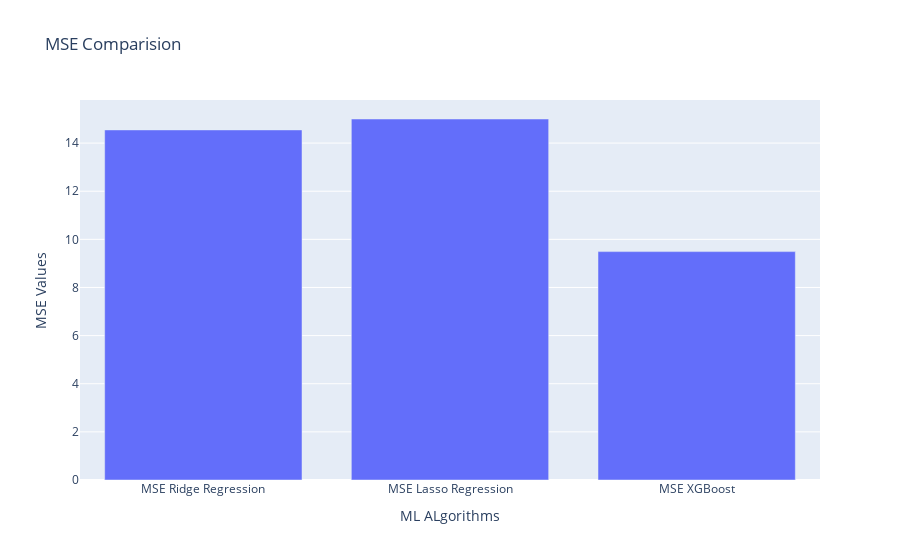

The notebook cell saved with this chart:
### Code cell
import plotly.graph_objects as go
categories = ['MSE Ridge Regression', 'MSE Lasso Regression', 'MSE XGBoost']
values =[mse_ridge, mse_lasso, mse_xgb]
fig = go.Figure(data=go.Bar(x=categories,y=values))
fig.update_layout(xaxis_title ='ML ALgorithms', 
                  yaxis_title='MSE Values', title= 'MSE Comparision')

fig.show()

### Figure 1 — Plotly figure (JSON) as saved in the notebook; plotly's stock layout.template omitted (floating-point values rounded to 4 significant figures)
{"data": [{"type": "bar", "x": ["MSE Ridge Regression", "MSE Lasso Regression", "MSE XGBoost"], "y": [14.55, 15.0, 9.49]}], "layout": {"title": {"text": "MSE Comparision"}, "xaxis": {"title": {"text": "ML ALgorithms"}}, "yaxis": {"title": {"text": "MSE Values"}}}}
